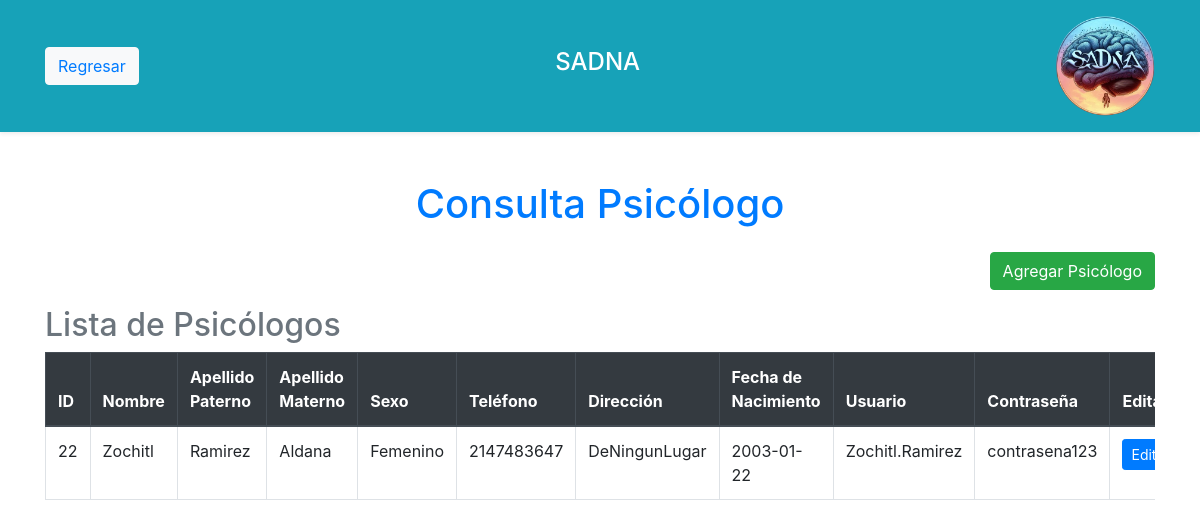
Screenshot of /Vista/crudPsicologo/consultaPsicologo.php (signed in) with the database file from the repository.
### tables this page shows
CREATE TABLE `psicologo` (
  `Cedula` int(11) NOT NULL AUTO_INCREMENT,
  `Nombre` varchar(45) NOT NULL,
  `ApPaterno` varchar(45) NOT NULL,
  `ApMaterno` varchar(45) NOT NULL,
  `sexo` varchar(45) DEFAULT NULL,
  `telefono` int(11) DEFAULT NULL,
  `direccion` varchar(50) DEFAULT NULL,
  `fechaNac` date DEFAULT NULL,
  PRIMARY KEY (`Cedula`)
);

CREATE TABLE `credenciales` (
  `id` int(11) NOT NULL AUTO_INCREMENT,
  `id_usuario` varchar(10) NOT NULL,
  `usuario` varchar(100) NOT NULL,
  `contrasena` varchar(100) NOT NULL,
  `tipo_usuario` enum('Paciente','Psicólogo','Administrador') NOT NULL,
  PRIMARY KEY (`id`)
);

### Vista/crudPsicologo/consultaPsicologo.php (the view, shortened to what this page needs)
<?php
include '../../Modelo/BD/bd.php';
include '../../Vista/includes/headerRegresar.php';
$sql = "SELECT p.Cedula, p.Nombre, p.ApPaterno, p.ApMaterno, p.sexo, p.telefono, p.direccion, p.fechaNac,
                c.usuario, c.contrasena
        FROM psicologo AS p
        JOIN credenciales AS c ON p.Cedula = c.id_usuario
        WHERE c.tipo_usuario = 'Psicólogo';";
$result = mysqli_query($conn, $sql);
?>
<!DOCTYPE html>
<html lang="es">
<head>
    <link rel="stylesheet" href="https://stackpath.bootstrapcdn.com/bootstrap/4.3.1/css/bootstrap.min.css">
</head>
<body>
    <div class="container my-5">
        <h1 class="text-center text-primary mb-4">Consulta Psicólogo</h1>
        <div class="text-right mb-3">
            <a href="CrearPsicologo.php" class="btn btn-success">Agregar Psicólogo</a>
        </div>
        <h2 class="text-secondary">Lista de Psicólogos</h2>
        <div class="table-responsive">
            <table class="table table-hover table-bordered">
                <thead class="thead-dark">
                    <tr>
                        <th>ID</th>
                        <th>Nombre</th>
                        <th>Apellido Paterno</th>
                        <th>Apellido Materno</th>
                        <th>Sexo</th>
                        <th>Teléfono</th>
                        <th>Dirección</th>
                        <th>Fecha de Nacimiento</th>
                        <th>Usuario</th>
                        <th>Contraseña</th>
                        <th>Editar</th>
                    </tr>
                </thead>
                <tbody>
                    <?php while ($row = mysqli_fetch_assoc($result)) { ?>
                        <tr>
                            <td><?php echo $row['Cedula']; ?></td>
                            <td><?php echo $row['Nombre']; ?></td>
                            <td><?php echo $row['ApPaterno']; ?></td>
                            <td><?php echo $row['ApMaterno']; ?></td>
                            <td><?php echo $row['sexo']; ?></td>
                            <td><?php echo $row['telefono']; ?></td>
                            <td><?php echo $row['direccion']; ?></td>
                            <td><?php echo $row['fechaNac']; ?></td>
                            <td><?php echo $row['usuario']; ?></td>
                            <td><?php echo $row['contrasena']; ?></td>
                            <td>
                                <a href="EditarPsicologo.php?cedula=<?php echo $row['Cedula']; ?>" class="btn btn-primary btn-sm">Editar</a>
                            </td>
                        </tr>
                    <?php } ?>
                </tbody>
            </table>
        </div>
    </div>
</body>
</html>

### rows the page displays
psicologo: Cedula "22", Nombre "Zochitl", ApPaterno "Ramirez", ApMaterno "Aldana", sexo "Femenino", telefono "2147483647", direccion "DeNingunLugar", fechaNac "2003-01-22", credenciales.usuario "Zochitl.Ramirez", credenciales.contrasena "contrasena123"
